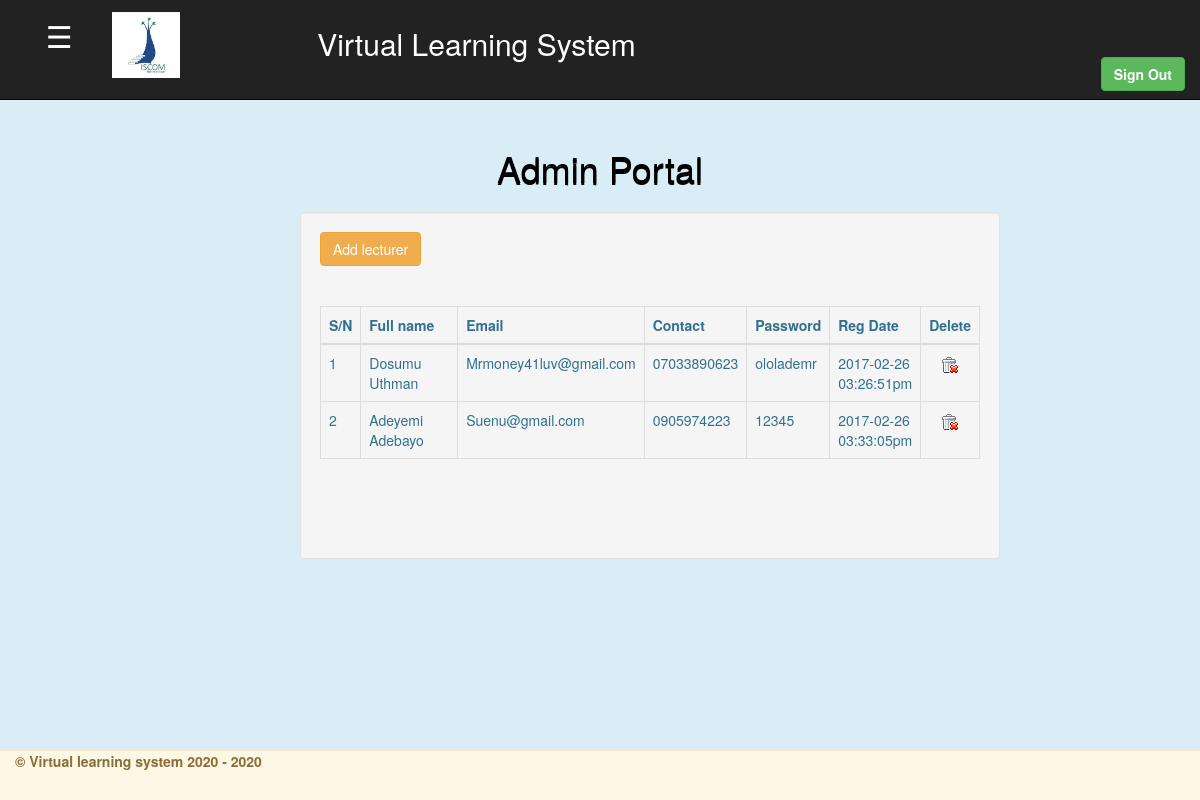
The app's page /admin/admin_home.php (signed in) with its own data.
### tables this page shows
CREATE TABLE `lecturer` (
  `id` int(11) NOT NULL auto_increment,
  `fullname` varchar(100) NOT NULL,
  `email` varchar(100) NOT NULL,
  `contact` varchar(100) NOT NULL,
  `password` varchar(100) NOT NULL,
  `reg_date` varchar(100) NOT NULL,
  PRIMARY KEY  (`id`)
);

### admin/admin_home.php (the view, shortened to what this page needs)
<?php
include("connect.php");
?>
<!DOCTYPE html>
<html lang = "eng">
	<head>
		<link rel = "stylesheet" type = "text/css" href = "css/bootstrap.css"/>
	</head>
	<body class = "alert-info">
		<nav class = "navbar navbar-inverse navbar-fixed-top">
			<div class = "container-fluid">
<div class = "navbar-header" style="margin-top:1%; margin-bottom:-2.5%;">
<span style="font-size:30px; cursor:pointer; color:white; float:left; margin-left:5%; padding-top:3px;" class="menu" title="Menu" onclick="openNav()">&#9776;</span>&nbsp;&nbsp;&nbsp;&nbsp;&nbsp;&nbsp;
					<img src="images/lasu_icon.jpg" width="11%" style="margin-left:2%;">
					<a href="home.php"><h1 class = "navbar-text pull-right" style="text-align:center; margin-right:-1%; font-size:30px; color:white;">Virtual Learning System</h1></a>
				</div>
			</div>
			<div class="collapse navbar-collapse" id="example-nav-collapse">
<span class="normalFont"><a href="logout.php" class="btn btn-success navbar-right navbar-btn"><strong>Sign Out</strong></a></span>
        </div>
		</nav>
			<br />
			<br />
			<br />
			<br />
			<br />
			<br />
			<br /> <div align="center" style="margin-top:-1%; margin-bottom:2%;"> <h2 style="font-size:36px; color:black; text-shadow:0px 2px black;">Admin Portal </h2></div>
			<div class = "col-lg-3"></div>
			<div class = "col-lg-7 well" style="margin-bottom:5%;">
		<button id="myBtn" class="btn btn-warning">Add lecturer</button>
			<table cellpadding="0" cellspacing="0" border="0" class = "table table-bordered" id="example">
			<thead>
				<tr><th align="center">S/N</th>
					<th width="90%" align="center">Full name</th>
					<th width="90%" align="center">Email</th>
					<th align="center">Contact</th>
					<th align="center">Password</th>
					<th align="center">Reg Date</th>
					<th align="center">Delete</th>
				</tr>
			</thead>
			<?php
			$no=0;
			$query=mysqli_query($conn, "select * from lecturer  order by fullname desc");
			if(mysqli_num_rows($query)>0){
			while($row=mysqli_fetch_assoc($query)){
				$name=$row['fullname'];
				$no=$no+1;
			?>
			<tr>
			<td><?php echo $no;?></td>
				<td>
					<?php echo ucwords($name); ?>
				</td>
				<td>
					<?php echo ucwords($row['email']); ?>
				</td>
				<td>
					<?php echo $row['contact']; ?>
				</td>
				<td>
					<?php echo $row['password']; ?>
				</td>
				<td>
					<?php echo $row['reg_date']; ?>
				</td>
				<td style="text-align:center;">
				<a href="admin_home.php?rdr=<?php echo $row['id']; ?>"><img src="../img/delete.gif" alt="delete" style="cursor:pointer;"/></a>
				</td>
			</tr>
			<?php }} else { ?>
			<tr><td colspan="8">No Record Found!</td></tr>
			<?php } ?>
		</table>
				<br />
				<br />
				<br />
			</div>
		<?php include("../footer.php");?>
	</body>
</html>

### records on screen
lecturer: fullname "Dosumu Uthman", email "Mrmoney41luv@gmail.com", contact "07033890623", password "ololademr", reg_date "2017-02-26 03:26:51pm"
lecturer: fullname "Adeyemi Adebayo", email "Suenu@gmail.com", contact "0905974223", password "12345", reg_date "2017-02-26 03:33:05pm"
